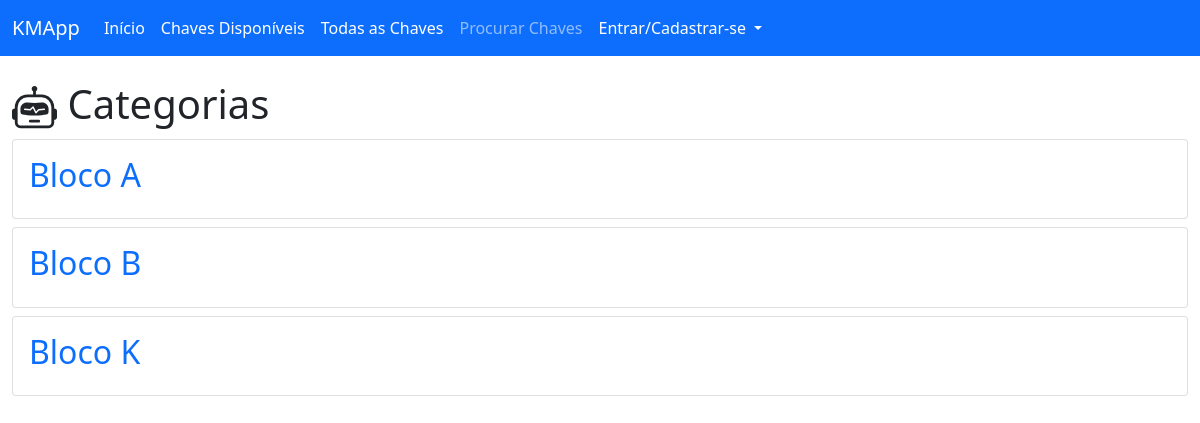
The app's page /view/categories with its own data.
### key_manager/models/category.py (models this page shows, shortened)
class Category(db.Model):
    __tablename__ = 'categories'
    id = db.Column(db.Integer, primary_key=True)
    name = db.Column(db.String(100), unique=False, nullable=False)
    slug = db.Column(db.String(100), unique=True, nullable=False)
    creation_date = db.Column(db.DateTime, nullable=False, default=datetime.utcnow)

### key_manager/routes/views.py (the view)
@view.route("/categories")
def viewAllCategories():
    categories = Category.query.order_by("name").all()
    return render_template("view/categories.html", categories=categories, hidden_footer=True, title="Categorias")

### key_manager/templates/view/categories.html (shortened to what this page needs)
{% extends 'base.html' %}
{% block content %}
<div class="mt-4">
    <h1 class="col-auto">
        <span>Categorias</span>
    </h1>
</div>
{% for category in categories %}
<a class="text-decoration-none" href="{{url_for('view.viewCat', category_slug=category.slug)}}">
    <div class="card mt-2">
        <div class="card-body">
            <h2>{{ category.name }}</h2>
        </div>
    </div>
</a>
{% endfor %}
{% endblock %}

### records on screen
Category: name "Bloco A"
Category: name "Bloco B"
Category: name "Bloco K"
